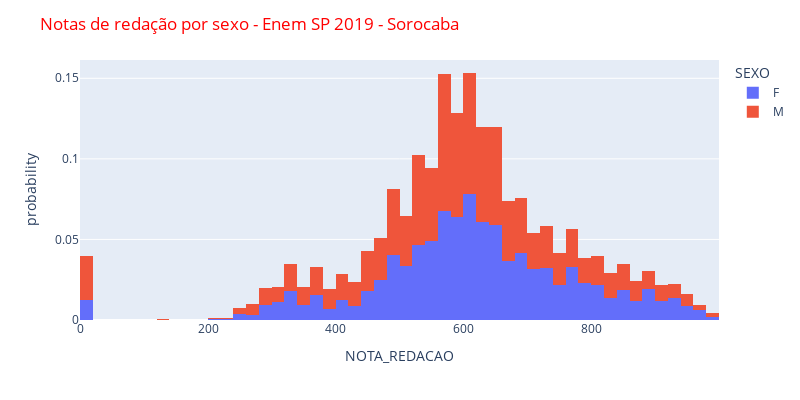

The notebook cell saved with this chart:
### Code cell
grafico = px.histogram (sorocaba, x='NOTA_REDACAO', nbins=60, color='SEXO', histnorm='probability')
grafico.update_layout(width=800, height=400, title_text='Notas de redação por sexo - Enem SP 2019 - Sorocaba',
                     title_font_color='red')
grafico.show()

### Figure 1 — Plotly figure (JSON) as saved in the notebook; plotly's stock layout.template omitted (floating-point values rounded to 4 significant figures; data arrays with more than 128 entries replaced by an {"elided": "..."} marker saying what was removed)
{"data": [{"alignmentgroup": "True", "bingroup": "x", "histnorm": "probability", "hovertemplate": "SEXO=F<br>NOTA_REDACAO=%{x}<br>probability=%{y}<extra></extra>", "legendgroup": "F", "marker": {"color": "#636efa", "pattern": {"shape": ""}}, "name": "F", "nbinsx": 60, "offsetgroup": "F", "orientation": "v", "showlegend": true, "type": "histogram", "x": {"elided": "4642 int values"}, "xaxis": "x", "yaxis": "y"}, {"alignmentgroup": "True", "bingroup": "x", "histnorm": "probability", "hovertemplate": "SEXO=M<br>NOTA_REDACAO=%{x}<br>probability=%{y}<extra></extra>", "legendgroup": "M", "marker": {"color": "#EF553B", "pattern": {"shape": ""}}, "name": "M", "nbinsx": 60, "offsetgroup": "M", "orientation": "v", "showlegend": true, "type": "histogram", "x": {"elided": "3446 int values"}, "xaxis": "x", "yaxis": "y"}], "layout": {"barmode": "relative", "height": 400, "legend": {"title": {"text": "SEXO"}, "tracegroupgap": 0}, "margin": {"t": 60}, "title": {"font": {"color": "red"}, "text": "Notas de redação por sexo - Enem SP 2019 - Sorocaba"}, "width": 800, "xaxis": {"anchor": "y", "domain": [0, 1], "title": {"text": "NOTA_REDACAO"}}, "yaxis": {"anchor": "x", "domain": [0, 1], "title": {"text": "probability"}}}}
